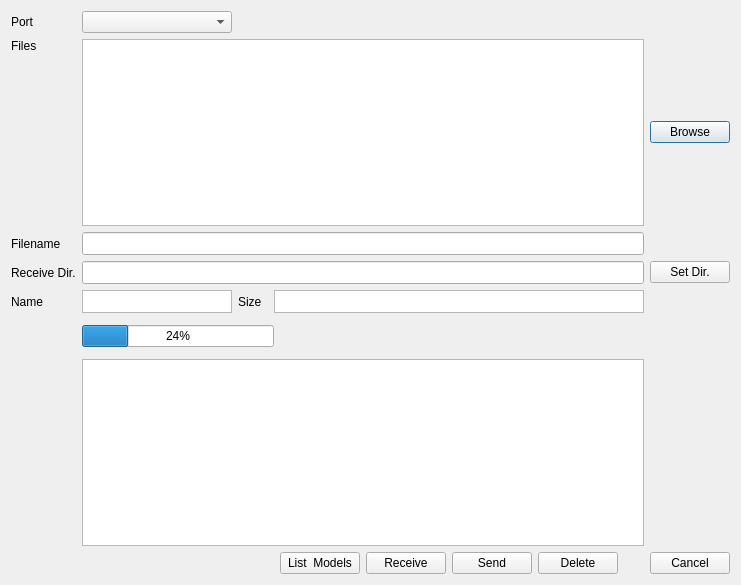
<?xml version="1.0" encoding="UTF-8"?>
<ui version="4.0">
 <class>serialDialog</class>
 <widget class="QDialog" name="serialDialog">
  <property name="geometry">
   <rect>
    <x>0</x>
    <y>0</y>
    <width>719</width>
    <height>585</height>
   </rect>
  </property>
  <property name="windowTitle">
   <string>Serial SD update</string>
  </property>
  <property name="windowIcon">
   <iconset resource="eepe.qrc">
    <normaloff>:/images/preferences.png</normaloff>:/images/preferences.png</iconset>
  </property>
  <layout class="QGridLayout" name="gridLayout_2">
   <item row="0" column="0">
    <widget class="QLabel" name="label">
     <property name="text">
      <string>Port</string>
     </property>
    </widget>
   </item>
   <item row="0" column="1">
    <widget class="QComboBox" name="portCB">
     <property name="sizePolicy">
      <sizepolicy hsizetype="Fixed" vsizetype="Fixed">
       <horstretch>200</horstretch>
       <verstretch>0</verstretch>
      </sizepolicy>
     </property>
     <property name="minimumSize">
      <size>
       <width>150</width>
       <height>0</height>
      </size>
     </property>
    </widget>
   </item>
   <item row="1" column="0">
    <widget class="QLabel" name="label_5">
     <property name="text">
      <string>Files</string>
     </property>
     <property name="alignment">
      <set>Qt::AlignLeading|Qt::AlignLeft|Qt::AlignTop</set>
     </property>
    </widget>
   </item>
   <item row="1" column="1" colspan="9">
    <widget class="QListWidget" name="fileList"/>
   </item>
   <item row="1" column="10">
    <widget class="QPushButton" name="browseButton">
     <property name="text">
      <string>Browse</string>
     </property>
    </widget>
   </item>
   <item row="5" column="0">
    <widget class="QLabel" name="label_2">
     <property name="text">
      <string>Filename</string>
     </property>
    </widget>
   </item>
   <item row="5" column="1" colspan="9">
    <widget class="QLineEdit" name="FileEdit">
     <property name="minimumSize">
      <size>
       <width>0</width>
       <height>23</height>
      </size>
     </property>
    </widget>
   </item>
   <item row="7" column="0">
    <widget class="QLabel" name="label_3">
     <property name="text">
      <string>Name</string>
     </property>
    </widget>
   </item>
   <item row="7" column="1">
    <widget class="QTextBrowser" name="Name">
     <property name="minimumSize">
      <size>
       <width>0</width>
       <height>23</height>
      </size>
     </property>
     <property name="maximumSize">
      <size>
       <width>16777215</width>
       <height>23</height>
      </size>
     </property>
     <property name="verticalScrollBarPolicy">
      <enum>Qt::ScrollBarAlwaysOff</enum>
     </property>
     <property name="horizontalScrollBarPolicy">
      <enum>Qt::ScrollBarAlwaysOff</enum>
     </property>
    </widget>
   </item>
   <item row="7" column="2">
    <widget class="QLabel" name="label_4">
     <property name="text">
      <string>Size</string>
     </property>
    </widget>
   </item>
   <item row="7" column="4" colspan="6">
    <widget class="QTextBrowser" name="size">
     <property name="minimumSize">
      <size>
       <width>0</width>
       <height>23</height>
      </size>
     </property>
     <property name="maximumSize">
      <size>
       <width>16777215</width>
       <height>23</height>
      </size>
     </property>
     <property name="verticalScrollBarPolicy">
      <enum>Qt::ScrollBarAlwaysOff</enum>
     </property>
     <property name="horizontalScrollBarPolicy">
      <enum>Qt::ScrollBarAlwaysOff</enum>
     </property>
    </widget>
   </item>
   <item row="10" column="1" colspan="4">
    <widget class="QProgressBar" name="progressBar">
     <property name="value">
      <number>24</number>
     </property>
    </widget>
   </item>
   <item row="10" column="9">
    <spacer name="verticalSpacer">
     <property name="orientation">
      <enum>Qt::Vertical</enum>
     </property>
     <property name="sizeHint" stdset="0">
      <size>
       <width>20</width>
       <height>40</height>
      </size>
     </property>
    </spacer>
   </item>
   <item row="11" column="1" colspan="9">
    <widget class="QTextBrowser" name="monitorText"/>
   </item>
   <item row="12" column="1" colspan="4">
    <spacer name="horizontalSpacer">
     <property name="orientation">
      <enum>Qt::Horizontal</enum>
     </property>
     <property name="sizeHint" stdset="0">
      <size>
       <width>40</width>
       <height>20</height>
      </size>
     </property>
    </spacer>
   </item>
   <item row="12" column="10">
    <widget class="QPushButton" name="cancelButton">
     <property name="text">
      <string>Cancel</string>
     </property>
    </widget>
   </item>
   <item row="12" column="6">
    <widget class="QPushButton" name="receiveButton">
     <property name="maximumSize">
      <size>
       <width>80</width>
       <height>16777215</height>
      </size>
     </property>
     <property name="layoutDirection">
      <enum>Qt::LeftToRight</enum>
     </property>
     <property name="text">
      <string>Receive</string>
     </property>
    </widget>
   </item>
   <item row="6" column="1" colspan="9">
    <widget class="QLineEdit" name="receiveDirectory">
     <property name="minimumSize">
      <size>
       <width>0</width>
       <height>23</height>
      </size>
     </property>
    </widget>
   </item>
   <item row="6" column="0">
    <widget class="QLabel" name="label_6">
     <property name="text">
      <string>Receive Dir.</string>
     </property>
    </widget>
   </item>
   <item row="6" column="10">
    <widget class="QPushButton" name="setDirButton">
     <property name="text">
      <string>Set Dir.</string>
     </property>
    </widget>
   </item>
   <item row="12" column="5">
    <widget class="QPushButton" name="listButton">
     <property name="text">
      <string>List  Models</string>
     </property>
    </widget>
   </item>
   <item row="12" column="8">
    <widget class="QPushButton" name="deleteButton">
     <property name="maximumSize">
      <size>
       <width>80</width>
       <height>16777215</height>
      </size>
     </property>
     <property name="layoutDirection">
      <enum>Qt::LeftToRight</enum>
     </property>
     <property name="text">
      <string>Delete</string>
     </property>
    </widget>
   </item>
   <item row="12" column="7">
    <widget class="QPushButton" name="sendButton">
     <property name="maximumSize">
      <size>
       <width>80</width>
       <height>16777215</height>
      </size>
     </property>
     <property name="layoutDirection">
      <enum>Qt::LeftToRight</enum>
     </property>
     <property name="text">
      <string>Send</string>
     </property>
    </widget>
   </item>
  </layout>
 </widget>
 <resources>
  <include location="eepe.qrc"/>
 </resources>
 <connections/>
</ui>
